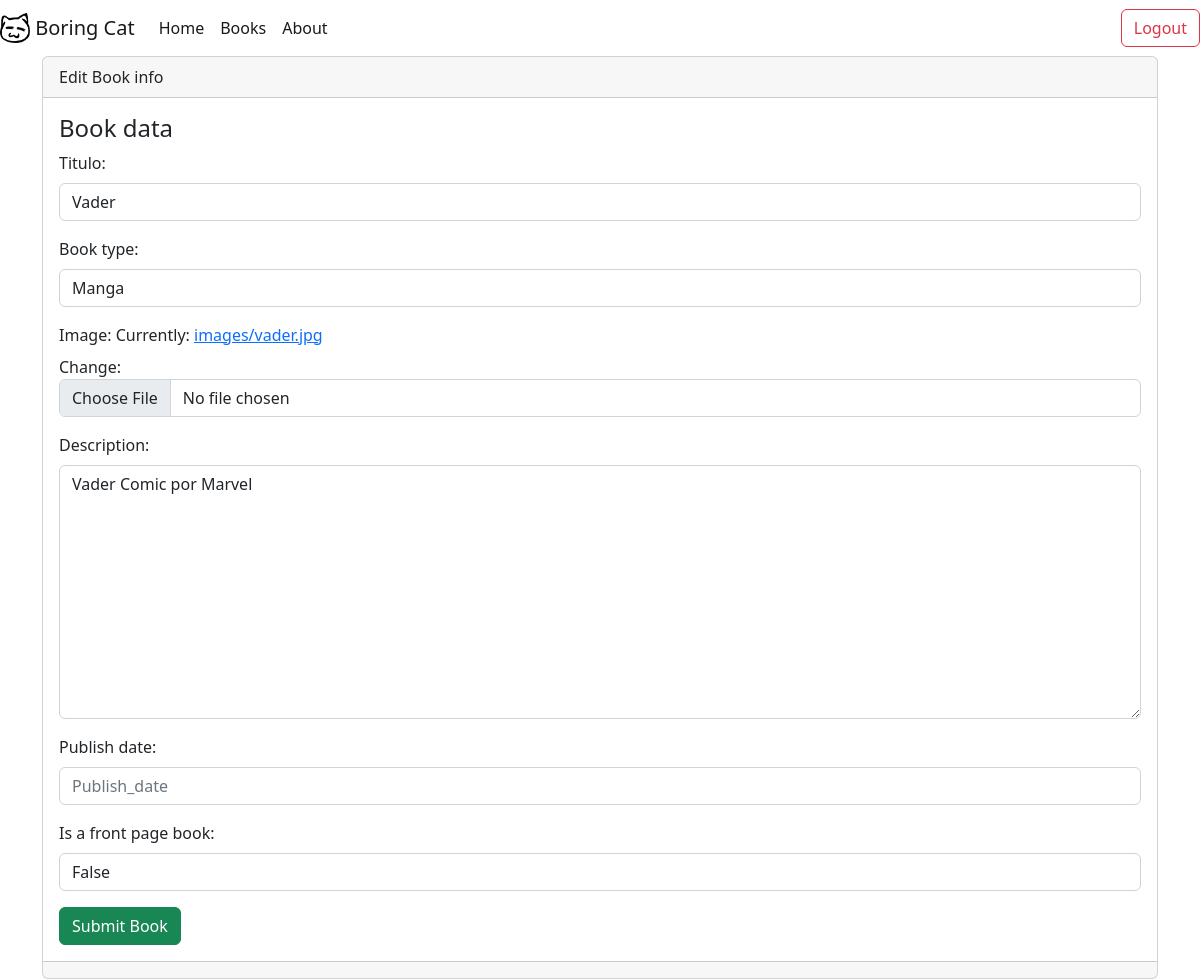
Before: /Books/edit_book/1 (signed in) with the older database file.
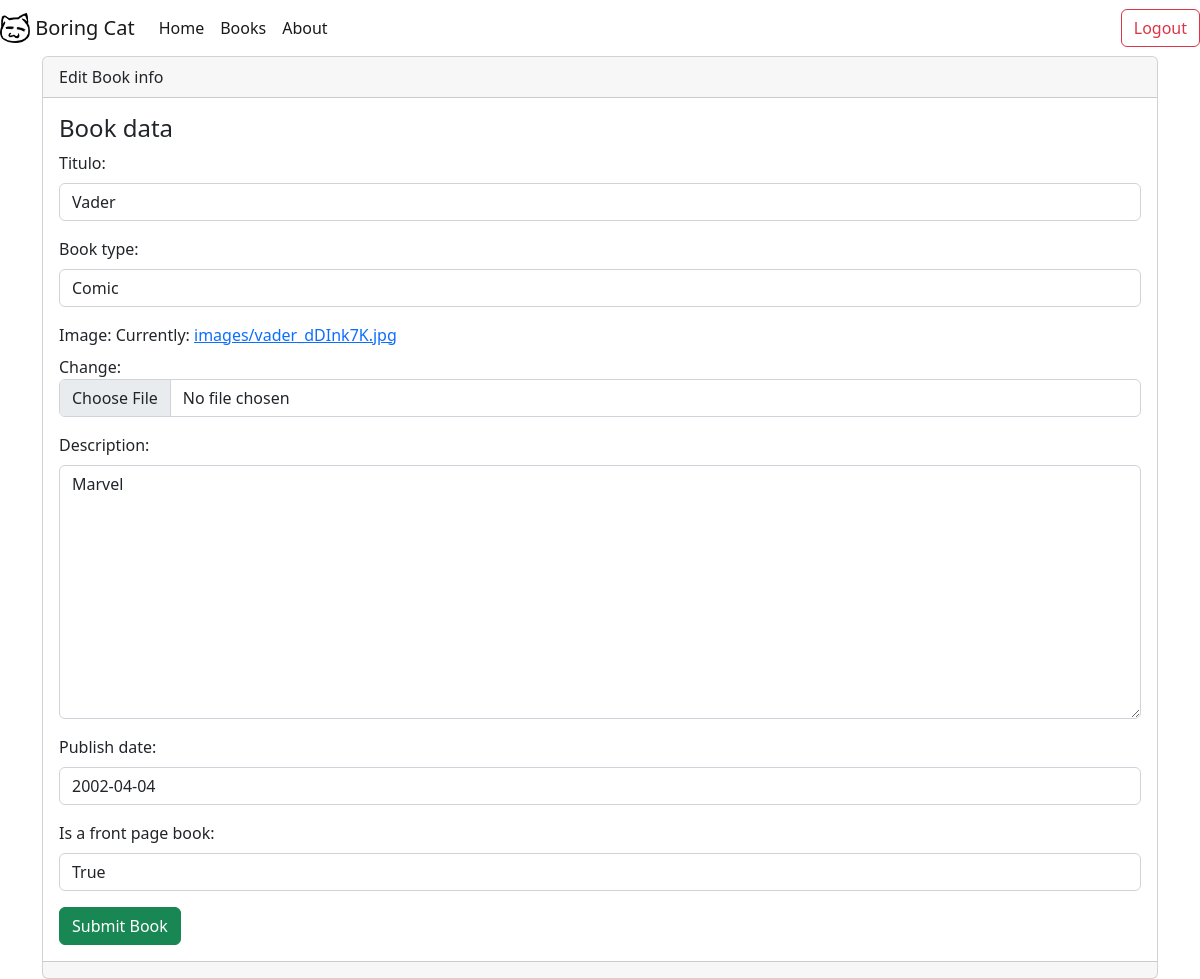
After: the same page with the newer database file.
### apps/core/models.py (models this page shows, shortened)
class Book(models.Model):
    id = models.AutoField(primary_key=True)
    title = models.CharField(max_length=100, verbose_name="Titulo")
    booktype = models.CharField(max_length=20)
    image = models.ImageField(upload_to="images/", null=True, verbose_name="Image")
    description = models.TextField(
        max_length=1000, verbose_name="Description", null=True, blank=True
    )
    publish_date = models.DateField(null=True)
    front_page = models.BooleanField(default=False)

### apps/core/views.py (the view)
# urls.py: path('Books/edit_book', views.editBookForm,name='EditBook'),
@login_required
def editBookForm(request, id):
    book = models.Book.objects.get(id = id)
    form = forms.BookForm(request.POST or None, request.FILES or None, instance = book)
    print(form)
    context = { 'forms': form}
    return render(request,'books/editbook.html', context)

### apps/core/forms.py
class BookForm(forms.ModelForm):
    booktype = forms.ChoiceField(choices=CHOICES_BOOK, label="Book type")
    front_page = forms.ChoiceField(choices=CHOICES_FRONTPAGE, label="Is a front page book")
    class Meta:
        model = models.Book
        fields = '__all__'
    def __init__(self, *args, **kwargs):
        super().__init__(*args, **kwargs)
        for field in self.fields:
            print(field)
            self.fields[field].widget.attrs.update({'class': 'form-control', 'placeholder':field.capitalize()})

### apps/core/templates/books/editbook.html (shortened to what this page needs)
{% extends 'Base.html' %}
{% load static %}
{% block content %}
<div class="card">
    <div class="card-header">
        Edit Book info
    </div>
    <div class="card-body">
        <h4 class="card-title">Book data</h4>
        {% include 'books/form.html' %}
    </div>
    <div class="card-footer text-muted">
    </div>
</div>
{% endblock content %}

### apps/core/templates/books/form.html (shortened to what this page needs)
<form enctype="multipart/form-data" method="post">
  {% for formfield  in forms  %}
 <div class="mb-3">
   <label for="" class="form-label"> {{formfield.label}}:</label>
   {{ formfield }}
 </div>
 {% endfor %}
 <input name="" id="" class="btn btn-success" type="submit" value="Submit Book">
</form>

Changed rows visible on the page:
changed Book "Vader": booktype "Manga" → "Comic"; description "Vader Comic por Marvel" → "Marvel"; publish_date (not shown) → "2002-04-04"; front_page "False" → "True"
Other visible differences:
text no longer shown: "Currently: images/vader.jpg Change:"
text now shown: "Currently: images/vader_dDInk7K.jpg Change:"
